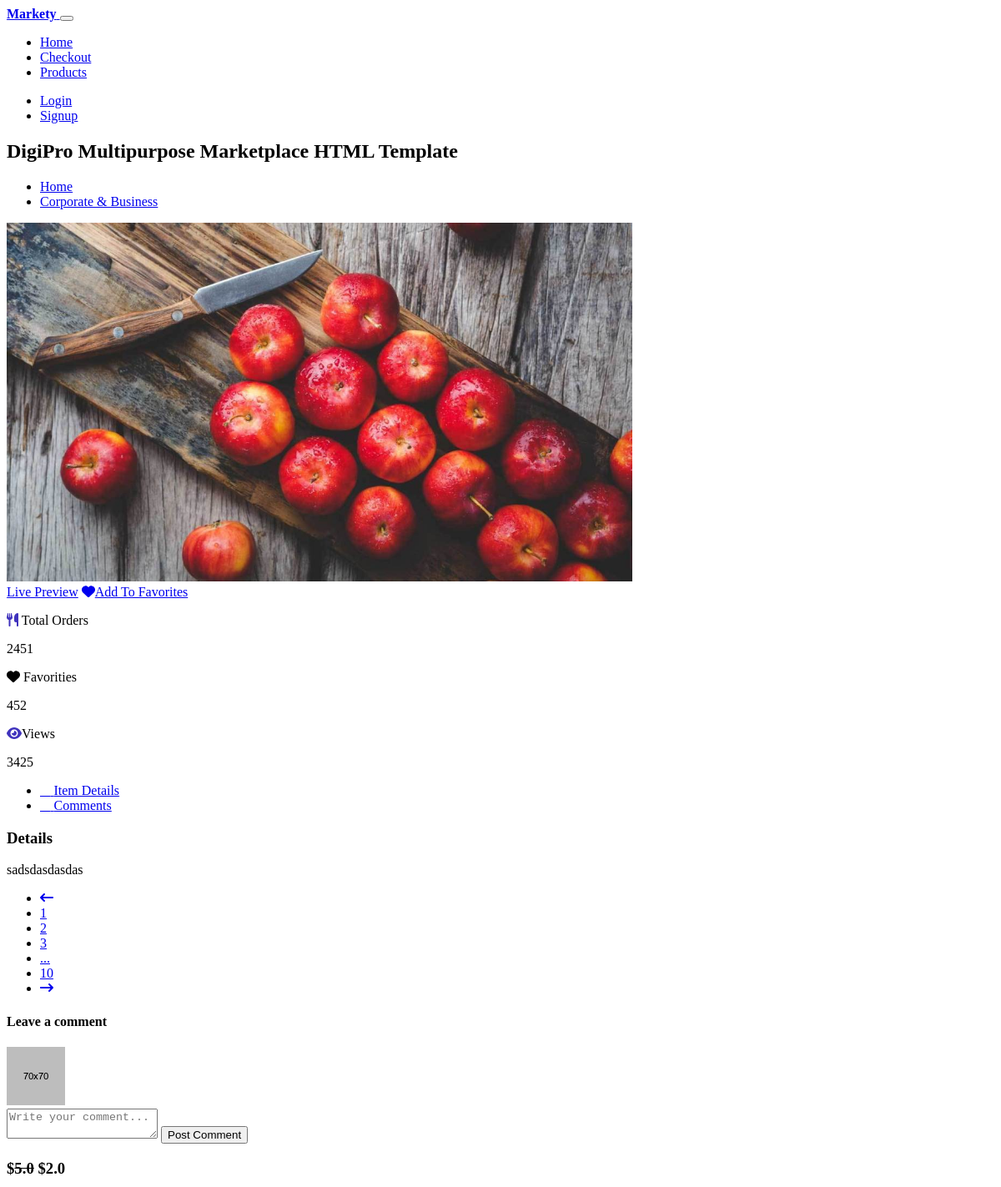
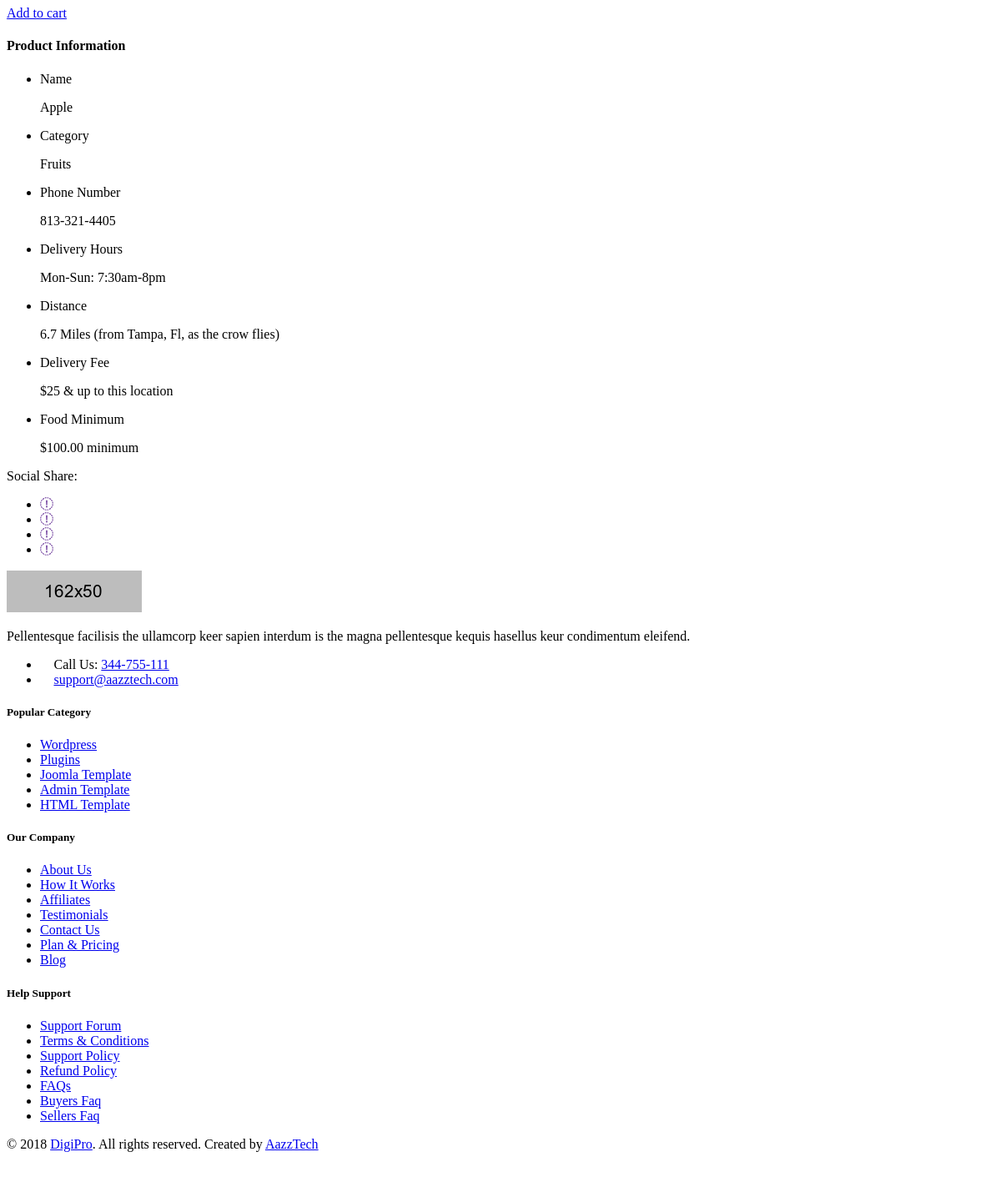
Screenshot of /product/APPLE/ with the database file from the repository (2 pictures, top to bottom).
### core/models.py (models this page shows, shortened)
class Item(models.Model):
    title = models.CharField(max_length=100)
    price = models.FloatField()
    discount_price = models.FloatField(blank=True, null=True)
    category = models.CharField(choices=CATEGORY_CHOICES, max_length=2)
    label = models.CharField(choices=LABEL_CHOICES, max_length=1)
    slug = models.SlugField()
    description = models.TextField()
    image  = models.ImageField()

### core/views.py (the view)
# urls.py: path('product/<slug>/', ItemDetailView.as_view(), name="product-detail"),
class ItemDetailView(DetailView):
    model = Item
    context_object_name = "item_detail"
    template_name = "product_detail.html"

### core/templates/product_detail.html (shortened to what this page needs)
{% extends 'base.html' %}
{% load static %}
{% block content %}
<section class="breadcrumb-area">
    <div class="container">
        <div class="row">
            <div class="col-md-12 breadcrumb-contents">
                <h2 class="page-title">DigiPro Multipurpose Marketplace HTML Template</h2>
                <div class="breadcrumb">
                    <ul>
                        <li>
                            <a href="#">Home</a>
                        </li>
                        <li class="active">
                            <a href="#">Corporate & Business</a>
                        </li>
                    </ul>
                </div>
            </div>
        </div>
    </div>
</section>
<section class="single-product-desc">
    <div class="container">
        <div class="row">
            <div class="col-lg-8 col-md-12">
                <div class="item-preview">
                   <img src="{{ item_detail.image.url }}" class="img-fluid" alt="" width="750" height="430">
                    <div class="item__preview-thumb">
                        <div class="item-action border-none">
                            <div class="action-btns">
                                <a href="#" class="btn btn--lg btn-primary">Live Preview</a>
                                <a href="#" class="btn btn--lg btn--icon btn btn-outline-secondary">
                                    <span class="fas fa-heart text-danger"></span>Add To Favorites</a>
                            </div>
                        </div>
                        <div class="item-activity">
                            <div class="activity-single">
                                <p>
                                    <span class="fas fa-utensils" style="color:#4033bd;"></span> Total Orders
                                </p>
                                <p>2451</p>
                            </div>
                            <div class="activity-single">
                                <p>
                                    <span class="fas fa-heart text-danger"></span> Favorities
                                </p>
                                <p>452</p>
                            </div>
                            <div class="activity-single">
                                <p>
                                    <span class="fas fa-eye" style="color:#4033bd;"></span>Views
                                </p>
                                <p>3425</p>
                            </div>
                        </div>
                    </div>
                </div>
                <div class="item-info">
                    <div class="item-navigation">
                        <ul class="nav nav-tabs" role="tablist">
                            <li>
                                <a href="#product-details" class="active" id="tab1" aria-controls="product-details"
                                   role="tab" data-toggle="tab" aria-selected="true">
                                    <span class="icon icon-docs"></span> Item Details</a>
                            </li>
                            <li>
                                <a href="#product-comment" id="tab2" aria-controls="product-comment" role="tab"
                                   data-toggle="tab">
                                    <span class="icon icon-bubbles"></span> Comments </a>
                            </li>
                        </ul>
                    </div>
                    <div class="tab-content">
                        <div class="fade show tab-pane product-tab active" id="product-details" role="tabpanel"
                             aria-labelledby="tab1">
                            <div class="tab-content-wrapper">
                                <h3>Details</h3>
                                <p>{{ item_detail.description }}</p>
                            </div>
                        </div>
                        <div class="fade tab-pane product-tab" id="product-comment" role="tabpanel"
                             aria-labelledby="tab2">
                            <div class="thread">
                                <nav class="pagination-default comments-pagination">
                                    <ul class="pagination">
                                        <li class="page-item">
                                            <a class="page-link" href="#" aria-label="Previous">
                                                <span aria-hidden="true"><i class="fa fa-long-arrow-left"></i></span>
                                            </a>
                                        </li>
                                        <li class="page-item active"><a class="page-link" href="#">1</a></li>
                                        <li class="page-item"><a class="page-link" href="#">2</a></li>
                                        <li class="page-item"><a class="page-link" href="#">3</a></li>
                                        <li class="page-item disabled"><a class="page-link" href="#">...</a></li>
                                        <li class="page-item"><a class="page-link" href="#">10</a></li>
                                        <li class="page-item">
                                            <a class="page-link" href="#" aria-label="Next">
                                                <span aria-hidden="true"><i class="fa fa-long-arrow-right"></i></span>
                                            </a>
                                        </li>
                                    </ul>
                                </nav>
                                <div class="comment-form-area">
                                    <h4>Leave a comment</h4>
                                    <div class="media comment-form">
                                        <div class="media-left">
                                            <a href="#">
                                                <img class="media-object" src="images/m7.png" alt="Commentator Avatar">
                                            </a>
                                        </div>
                                        <div class="media-body">
                                            <form action="#" class="comment-reply-form">
                                                <textarea name="reply-comment"
                                                          placeholder="Write your comment..."></textarea>
                                                <button class="btn btn--sm btn-primary">Post Comment</button>
                                            </form>
                                        </div>
                                    </div>
                                </div>
                            </div>
                        </div>
                    </div>
                </div>
            </div>
            <div class="col-lg-4 col-md-12">
                <aside class="sidebar sidebar--single-product">
                    <div class="sidebar-card card-pricing">
                        <div class="price border-none">
                            <h1>
                                <span>$<del>{{ item_detail.price }}</del></span>
                                <span>${{ item_detail.discount_price}}</span>
                            </h1>
                        </div>
                        <div class="purchase-button">
                            <a href="#" class="btn btn--lg btn-primary">Add to cart</a>
                        </div>
                    </div>
                    <div class="sidebar-card card--product-infos">
                        <div class="card-title">
                            <h4>Product Information</h4>
                        </div>
                        <ul class="infos">
                            <li>
                                <p class="data-label">Name</p>
                                <p class="info">{{ item_detail.title }}</p>
                            </li>
                            <li>
                                <p class="data-label">Category</p>
                                <p class="info">{{ item_detail.get_category_display }}</p>
                            </li>
                            <li>
                                <p class="data-label">Phone Number</p>
                                <p class="info">813-321-4405</p>
                            </li>
                            <li>
                                <p class="data-label">Delivery Hours</p>
                                <p class="info">Mon-Sun: 7:30am-8pm</p>
                            </li>
                            <li>
                                <p class="data-label">Distance</p>
                                <p class="info">6.7 Miles (from Tampa, Fl, as the crow flies)</p>
                            </li>
                            <li>
                                <p class="data-label">Delivery Fee</p>
                                <p class="info">$25 & up to this location</p>
                            </li>
                            <li>
                                <p class="data-label">Food Minimum</p>
                                <p class="info">$100.00 minimum</p>
                            </li>
                        </ul>
                    </div>
                    <div class="social-share-card sidebar-card">
                        <p>Social Share:</p>
                        <ul class="list-unstyled">
                            <li>
                                <a href="">
                                    <i class="fa fa-facebook"></i>
                                </a>
                            </li>
                            <li>
                                <a href="">
                                    <i class="fa fa-twitter"></i>
                                </a>
                            </li>
                            <li>
                                <a href="">
                                    <i class="fa fa-google-plus"></i>
                                </a>
                            </li>
                            <li>
                                <a href="">
                                    <i class="fa fa-pinterest"></i>
                                </a>
                            </li>
                        </ul>
                    </div>
                </aside>
            </div>
        </div>
    </div>
</section>
{% endblock content %}

### marketyproject/static/css/hello.css (style rules this page uses)
.fa-utensils { color: #4033bd; }

### marketyproject/static/css/all.css (style rules this page uses)
.fa-eye:before { content: "\f06e"; }
.fa-facebook:before { content: "\f09a"; }
.fa-google-plus:before { content: "\f2b3"; }
.fa-heart:before { content: "\f004"; }
.fa-pinterest:before { content: "\f0d2"; }
.fa-twitter:before { content: "\f099"; }
.fa-utensils:before { content: "\f2e7"; }

### rows the page displays
Item: image (picture), description "sadsdasdasdas", price "5.0", discount_price "2.0", title "Apple", category "Fruits"
